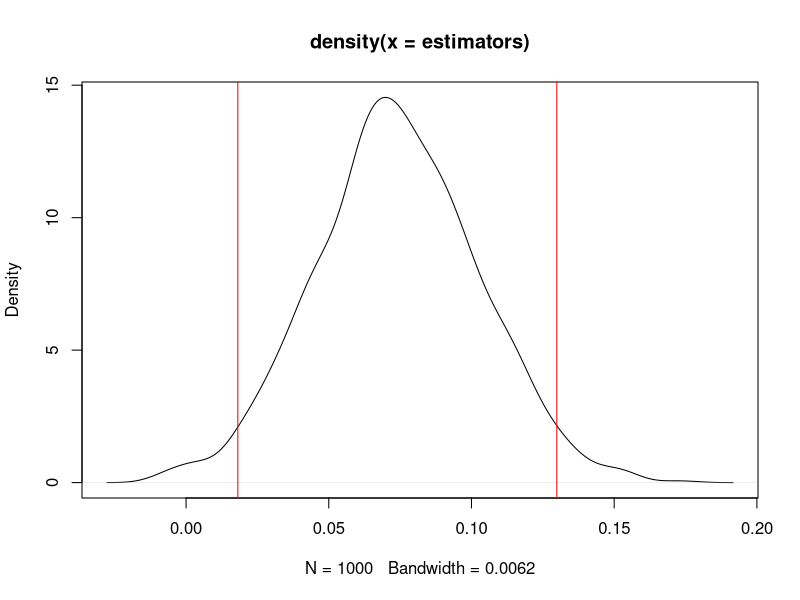

Recreate this plot in R.
## Trees 


head(trees)

lm(Volume ~ Height + Girth, data=trees)

ints <- lm(Volume ~ Height + Girth, data=trees)$coefficients
est <- ints[2]/ints[3]

## estimate for ratio = .072

n_samples <- length(1:nrow(trees))

## want to keep my observations together, height and girth go with a certain volume 

boot_samp <- sample(1:nrow(trees),replace = TRUE)

lm(Volume ~ Height + Girth, data = trees[boot_samp, ])

ints_boot <- lm(Volume ~ Height + Girth, data=trees[boot_samp, ])$coefficients
est_boot <- ints_boot[2]/ints_boot[3]
est_boot


estimators <- replicate(1000,{
    boot_samp <- sample(1:nrow(trees),replace = TRUE)
    ints_boot <- lm(Volume ~ Height + Girth, data=trees[boot_samp,])$coefficients
    ints_boot[2]/ints_boot[3]
  })


plot(density(estimators))

ci <- quantile(estimators, probs = c(0.025, 0.975))

ci

abline(v = ci, col = "red")
